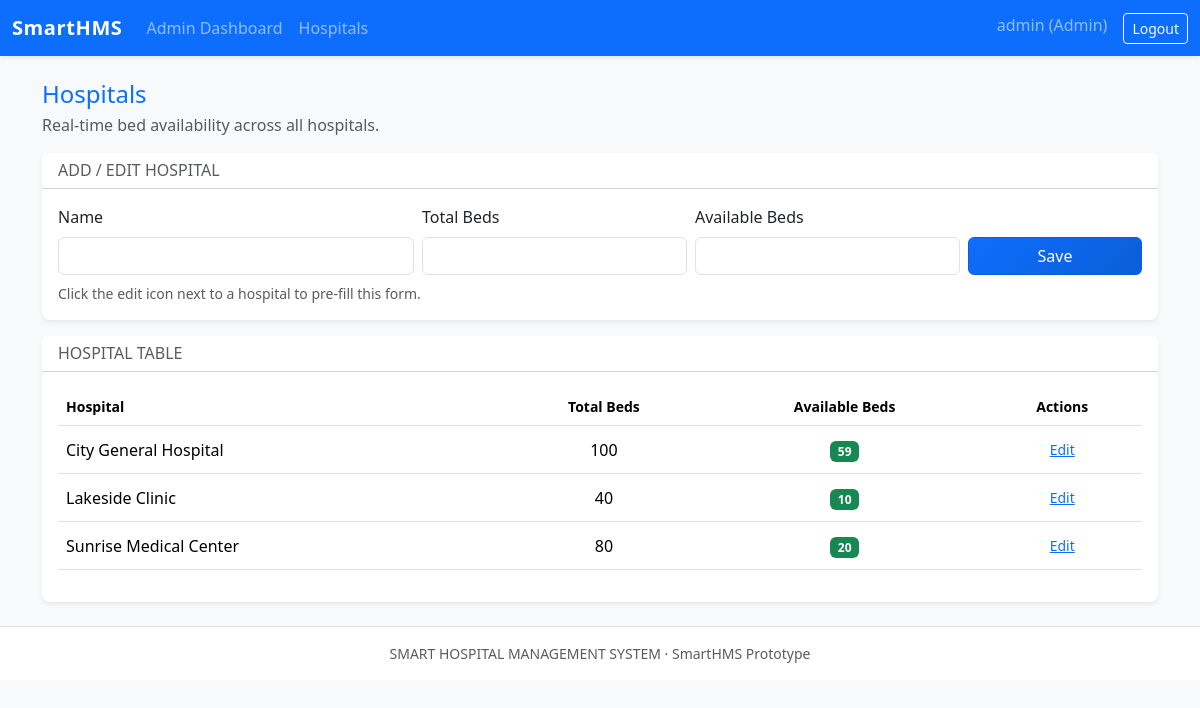
/hospitals (signed in), run on the app's committed database.
### models.py (models this page shows, shortened)
class User(db.Model, UserMixin):
    __tablename__ = "users"
    id = db.Column(db.Integer, primary_key=True)
    username = db.Column(db.String(64), unique=True, nullable=False)
    password_hash = db.Column(db.String(255), nullable=False)
    role = db.Column(db.String(20), nullable=False)  # admin, doctor, patient
    patient = db.relationship("Patient", backref="user", uselist=False)

class Hospital(db.Model):
    __tablename__ = "hospitals"
    id = db.Column(db.Integer, primary_key=True)
    name = db.Column(db.String(128), nullable=False, unique=True)
    total_beds = db.Column(db.Integer, nullable=False)
    available_beds = db.Column(db.Integer, nullable=False)
    appointments = db.relationship("Appointment", backref="hospital", lazy=True)

### routes.py (the view, shortened to what this page needs)
@main_bp.route("/hospitals", methods=["GET", "POST"])
@login_required
def hospitals_view():
    hospitals = Hospital.query.order_by(Hospital.name).all()
    return render_template("hospitals.html", hospitals=hospitals)

### models.py (called while the page is built)
@login_manager.user_loader
def load_user(user_id):
    return User.query.get(int(user_id))

### templates/hospitals.html (shortened to what this page needs)
{% extends "base.html" %}
{% block content %}
<div class="row mb-3">
  <div class="col-12 d-flex justify-content-between align-items-center">
    <div>
      <h1 class="h4 mb-1 text-primary">Hospitals</h1>
      <p class="text-muted mb-0">Real-time bed availability across all hospitals.</p>
    </div>
  </div>
</div>
{% if current_user.role == 'admin' %}
  <div class="card shadow-sm border-0 mb-3">
    <div class="card-header bg-white">
      <h2 class="h6 mb-0 text-muted text-uppercase">Add / Edit Hospital</h2>
    </div>
    <div class="card-body">
      <form method="post" class="row g-2">
        <div class="col-md-4">
          <label class="form-label">Name</label>
          <input type="text" name="name" id="h_name" class="form-control" required>
        </div>
        <div class="col-md-3">
          <label class="form-label">Total Beds</label>
          <input type="number" name="total_beds" id="h_total" class="form-control" min="0" required>
        </div>
        <div class="col-md-3">
          <label class="form-label">Available Beds</label>
          <input type="number" name="available_beds" id="h_available" class="form-control" min="0" required>
        </div>
        <div class="col-md-2 d-flex align-items-end">
          <button type="submit" class="btn btn-primary w-100">Save</button>
        </div>
      </form>
      <p class="small text-muted mt-2 mb-0">
        Click the edit icon next to a hospital to pre-fill this form.
      </p>
    </div>
  </div>
{% endif %}
<div class="card shadow-sm border-0">
  <div class="card-header bg-white">
    <h2 class="h6 mb-0 text-muted text-uppercase">Hospital Table</h2>
  </div>
  <div class="card-body">
    {% if hospitals %}
      <div class="table-responsive">
        <table class="table align-middle">
          <thead>
            <tr class="text-muted small">
              <th>Hospital</th>
              <th class="text-center">Total Beds</th>
              <th class="text-center">Available Beds</th>
              {% if current_user.role == 'admin' %}
                <th class="text-center">Actions</th>
              {% endif %}
            </tr>
          </thead>
          <tbody>
            {% for h in hospitals %}
              <tr>
                <td>{{ h.name }}</td>
                <td class="text-center">{{ h.total_beds }}</td>
                <td class="text-center">
                  <span class="badge bg-{% if h.available_beds == 0 %}danger{% elif h.available_beds < (h.total_beds * 0.2) %}warning{% else %}success{% endif %}">
                    {{ h.available_beds }}
                  </span>
                </td>
                {% if current_user.role == 'admin' %}
                  <td class="text-center">
                    <button
                      type="button"
                      class="btn btn-link btn-sm"
                      onclick="fillHospitalForm('{{ h.id }}', '{{ h.name|escape }}', '{{ h.total_beds }}', '{{ h.available_beds }}')"
                    >
                      Edit
                    </button>
                  </td>
                {% endif %}
              </tr>
            {% endfor %}
          </tbody>
        </table>
      </div>
    {% else %}
      <p class="text-muted mb-0">No hospitals configured yet.</p>
    {% endif %}
  </div>
</div>
{% endblock %}

### templates/base.html (shortened to what this page needs)
<!doctype html>
<html lang="en">
  <head>
    <link href="https://cdn.jsdelivr.net/npm/bootstrap@5.3.3/dist/css/bootstrap.min.css" rel="stylesheet">
    <link href="{{ url_for('static', filename='css/style.css') }}" rel="stylesheet">
  </head>
  <body class="bg-light">
    <nav class="navbar navbar-expand-lg navbar-dark bg-primary shadow-sm">
      <div class="container-fluid">
        <a class="navbar-brand fw-bold" href="{{ url_for('main.index') }}">
          SmartHMS
        </a>
        <div class="collapse navbar-collapse" id="navbarMain">
          <ul class="navbar-nav me-auto mb-2 mb-lg-0">
            {% if current_user.is_authenticated %}
              {% if current_user.role == 'patient' %}
                <li class="nav-item"><a class="nav-link" href="{{ url_for('main.patient_dashboard') }}">Patient Dashboard</a></li>
                <li class="nav-item"><a class="nav-link" href="{{ url_for('main.create_profile') }}">My Profile</a></li>
                <li class="nav-item"><a class="nav-link" href="{{ url_for('main.book_appointment') }}">Book</a></li>
                <li class="nav-item"><a class="nav-link" href="{{ url_for('main.visit') }}">AI Visit</a></li>
              {% elif current_user.role == 'doctor' %}
                <li class="nav-item"><a class="nav-link" href="{{ url_for('main.doctor_dashboard') }}">Doctor Dashboard</a></li>
              {% elif current_user.role == 'admin' %}
                <li class="nav-item"><a class="nav-link" href="{{ url_for('main.admin_dashboard') }}">Admin Dashboard</a></li>
                <li class="nav-item"><a class="nav-link" href="{{ url_for('main.hospitals_view') }}">Hospitals</a></li>
              {% endif %}
            {% endif %}
          </ul>
          <ul class="navbar-nav ms-auto">
            {% if current_user.is_authenticated %}
              <li class="nav-item">
                <span class="navbar-text me-3">
                  {{ current_user.username }} ({{ current_user.role|capitalize }})
                </span>
              </li>
              <li class="nav-item">
                <a class="btn btn-outline-light btn-sm" href="{{ url_for('auth.logout') }}">Logout</a>
              </li>
            {% endif %}
          </ul>
        </div>
      </div>
    </nav>
    <main class="container my-4">
      {% block content %}{% endblock %}
    </main>
    <footer class="border-top py-3 bg-white">
      <div class="container text-center small text-muted">
        SMART HOSPITAL MANAGEMENT SYSTEM &middot; SmartHMS Prototype
      </div>
    </footer>
  </body>
  </html>

### static/css/style.css (style rules this page uses)
body { font-family: system-ui, -apple-system, BlinkMacSystemFont, "Segoe UI", sans-serif; }
.navbar-brand { letter-spacing: 0.03em; }
.card { border-radius: 0.5rem; }
.btn-primary { background: linear-gradient(135deg, #0d6efd, #0b5ed7); border-color: #0b5ed7; }

### data on the page
User: username "admin", role "Admin"
Hospital: name "City General Hospital", total_beds "100", available_beds "59"
Hospital: name "Lakeside Clinic", total_beds "40", available_beds "10"
Hospital: name "Sunrise Medical Center", total_beds "80", available_beds "20"
